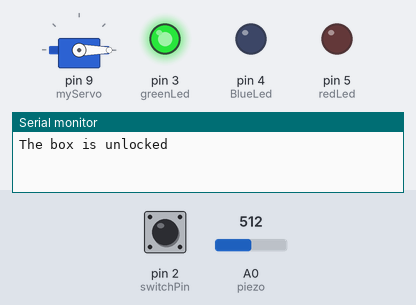
Recording of a sketch running on a simulated Arduino Uno, built with avr-gcc and run on an emulated ATmega328P. Shown: servo, output pins drawn as LEDs (lit = HIGH), the last lines printed to the serial monitor. Inputs (shaded band) come from the test bench; at power-on: pin 2 (switchPin) LOW, A0 (piezo) = 512.

Above: at 1.2 s.
1.3 s: pin 2 (switchPin) pulled HIGH for 0.15 s
At 2.4 s:
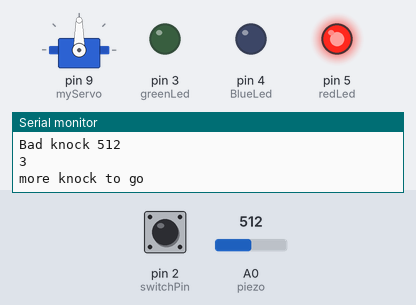
2.9 s: A0 (piezo) set to 986
5.9 s: A0 (piezo) set to 1013
Timing chart, 0 to 8.9 s (numbered marks = the images above; inputs shaded):
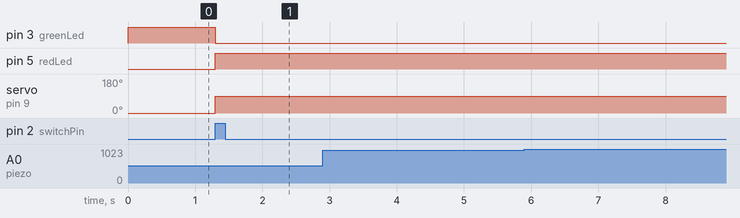

Measured:
- after the input at 1.3 s, pin 3 (greenLed): HIGH → LOW at once; pin 5 (redLed): LOW → HIGH at once; servo on pin 9 (myServo): 0° → 90° at once

The sketch:

Knock_lock.ino
```cpp
#include<Servo.h>
Servo myServo;


const int piezo = A0;
const int switchPin = 2;
const int greenLed = 3;
const int BlueLed = 4;
const int redLed = 5;

int knockVal;
int switchVal;

const int quietKnock = 10;
const int loudKnock = 100;

boolean locked = false;
int numberOfknocks = 0;


void setup() {
  // put your setup code here, to run once:
  myServo.attach(9);
  pinMode(BlueLed, OUTPUT);
  pinMode(redLed, OUTPUT);
  pinMode(greenLed, OUTPUT);
  pinMode(switchPin, INPUT);
  Serial.begin(9600);
  digitalWrite(greenLed, HIGH);
  myServo.write(0);
  Serial.println("The box is unlocked");

}

void loop() {
  // put your main code here, to run repeatedly:

  if (locked == false) {
    switchVal = digitalRead(switchPin);
    if (switchVal == HIGH) {
    locked = true;
    digitalWrite(greenLed, LOW);
    digitalWrite(redLed, HIGH);
    myServo.write(90);
    Serial.println("The box is locked");
    delay(1000);
    }
}
  if (locked == true ) {
    knockVal = analogRead(piezo);
    if (numberOfknocks < 3 && knockVal > 0 ) {
      if (checkForKnock(knockVal) == true) {
        numberOfknocks++;
        }
      Serial.println(3-numberOfknocks);
      Serial.println("more knock to go");
      }
    if (numberOfknocks >= 3) {
      locked = false;
      myServo.write(0);
      delay(20);
      digitalWrite(greenLed, HIGH);
      digitalWrite(redLed, LOW);
      Serial.println("The box is unlocked !");
      numberOfknocks = 0;
      }
  }

}
boolean checkForKnock(int value) {
if (value > quietKnock && value < loudKnock) {
digitalWrite(BlueLed, HIGH);
delay(50);
digitalWrite(BlueLed, LOW);
Serial.print("Valid Knock of Value");
Serial.println(value);
return true;
}
else {
 Serial.print("Bad knock ");
 Serial.println(value);
 return false;
  }
}
```
